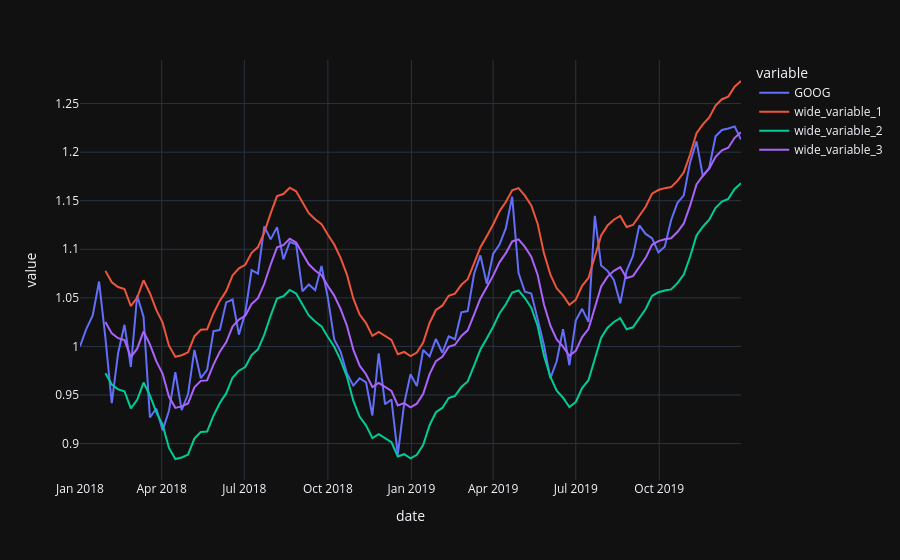

Notebook cell for this chart:
### Code cell
fig = px.line(df, x='date', y=['GOOG', up_bb('GOOG'), low_bb('GOOG'), mid_bb('GOOG')], template='plotly_dark')
fig.show()
